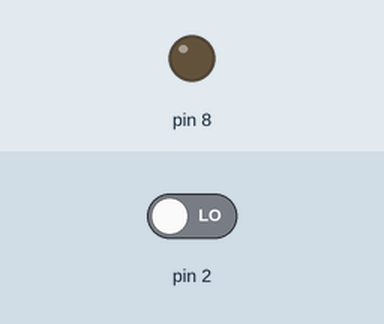
This sketch was run on a simulated Arduino Uno, built with avr-gcc and run on an emulated ATmega328P. Parts: output pins drawn as LEDs (lit = HIGH). The inputs (shaded band) are chosen by the test bench; at power-on: pin 2 LOW.

Above: at 1.2 s.
1.3 s: pin 2 driven HIGH
At 2.4 s:
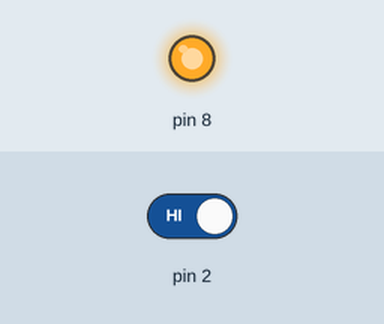
Timing chart, 0 to 4.3 s (numbered marks = the images above; inputs shaded):
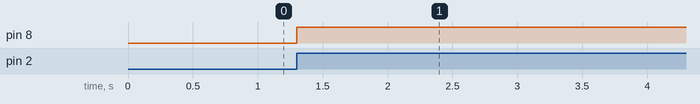

Measured:
- after the input at 1.3 s, pin 8: LOW → HIGH at once

The sketch:

INTERUPTS.ino
```cpp
int ledOn=0;
void setup() {

//put your setup code here, to run once:
pinMode(8,OUTPUT);
pinMode(2,INPUT);
attachInterrupt(0,buttonPressed,RISING);
}

void loop() {

  //put your main code here, to run repeatedly:
}

 void buttonPressed() {
    if (ledOn)
    {
      ledOn=0;
      digitalWrite(8,LOW);
    }
    else {
      ledOn=1;
      digitalWrite(8,HIGH);
    }
  }
```
